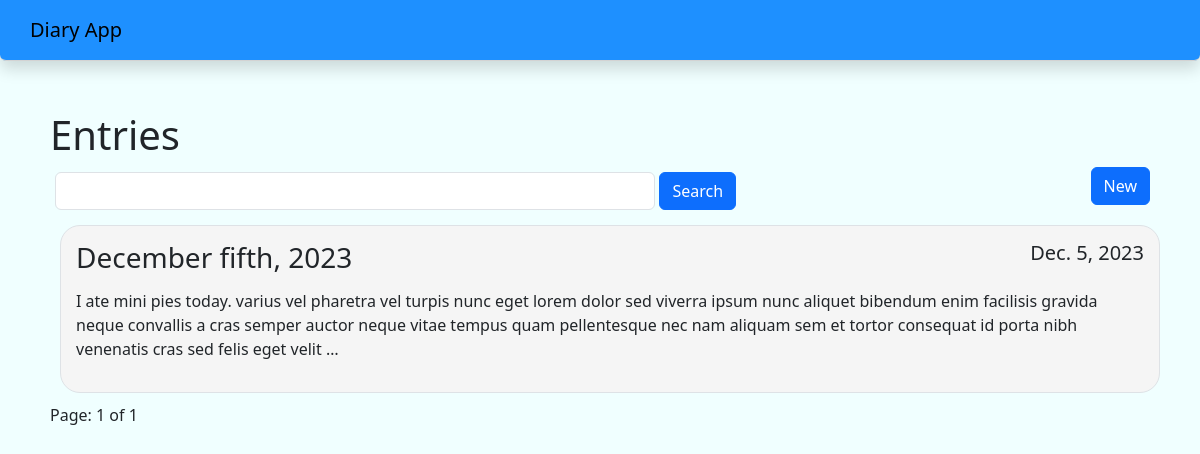
The app's page /diary/, older data.
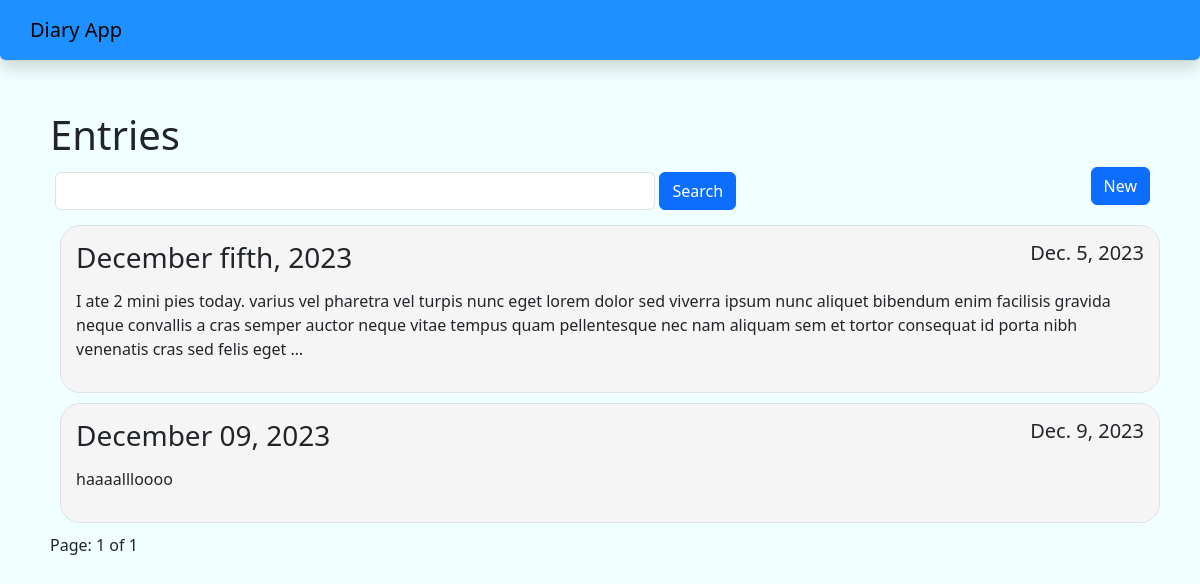
The same page, newer data.
### diaryapp/models.py (models this page shows, shortened)
class Entry(models.Model):
    entry_title = models.CharField(max_length=100, default=date.today().strftime("%B %d, %Y"))
    entry_content = models.TextField(max_length=100000, default="")
    entry_date = models.DateField(default=timezone.now)

### diaryapp/views.py (the view)
# urls.py: path('diary/', diaryViews.listpage, name="diary"),
def listpage (request):
    entry_list = Entry.objects.all()
    entry_title = request.GET.get('entry_title')
    if entry_title != '' and entry_title is not None:
        entry_list = entry_list.filter(entry_title__icontains=entry_title)
    paginator = Paginator(entry_list, 10)
    page = request.GET.get('page')
    entry_list = paginator.get_page(page)
    return render(request, 'listpage.html', {'entry_list': entry_list})

### diaryapp/templates/listpage.html (shortened to what this page needs)
{% extends 'base.html' %}
{% block body %}
    <h1>Entries</h1>
    <form action="" method="GET">
        <div class="d-flex flex-row">
            <div class="flex-grow-1 me-1">
                <input type="search" name="entry_title" class="form-control">
            </div>
            <input type="submit" class="btn btn-primary" value="Search">
            <div class="p-2 flex-fill"></div>
            <div class="ms-auto">
                <a href="{% url 'new' %}" class="btn btn-primary">New</a>
            </div>
        </div>
    </form>
    {% for entry in entry_list %}
        <a href="{% url 'view_entry' entry.id %}" class="no-format">
            <div id="entryListItem" class="border w-100">
                <div class="float-start"><h3>{{ entry.entry_title }}</h3></div>
                <div class="float-end"><h5>{{ entry.entry_date }}</h5></div>
                <br><br>
                <div class="w-100 float-none"><p class="description">{{ entry.entry_content|truncatewords:50 }}</p></div>
            </div>
        </a>
    {% endfor %}
    <p>Page: {{ entry_list.number }} of {{ entry_list.paginator.num_pages }}</p>
{% endblock %}

Row changes from the older to the newer data that the page shows:
changed Entry: entry_content "I ate mini pies today. varius vel pharetra vel turpis nunc eget lorem dolor sed viverra ipsum nunc aliquet bibendum enim facilisis gravida neque convallis a cras semper auctor neque vitae tempus quam pellentesque nec nam aliquam sem et tortor consequat id porta nibh venenatis cras sed felis eget velit …" → "I ate 2 mini pies today. varius vel pharetra vel turpis nunc eget lorem dolor sed viverra ipsum nunc aliquet bibendum enim facilisis gravida neque convallis a cras semper auctor neque vitae tempus quam pellentesque nec nam aliquam sem et tortor consequat id porta nibh venenatis cras sed felis eget …"
added Entry: entry_title "December 09, 2023", entry_date "Dec. 9, 2023", entry_content "haaaallloooo"
